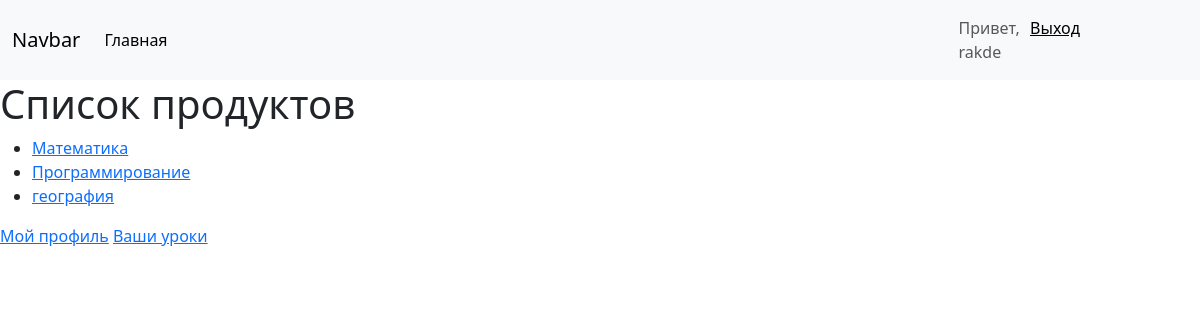
The app's page / (signed in) with its own data.
### products/models.py (models this page shows, shortened)
class Product(models.Model):
    owner = models.ForeignKey(User, on_delete=models.CASCADE)
    name = models.CharField(max_length=255)
    class Meta:
        verbose_name = 'Продукт'
        verbose_name_plural = 'Продукты'

### products/views.py (the view)
# urls.py: path('', product_list, name='index'),
def product_list(request):
    products = Product.objects.all()
    context = {'products': products}
    return render(request, 'base.html', context)

### products/templates/base.html (shortened to what this page needs)
{% extends 'index.html' %}
{% block content %}
    <h1>Список продуктов</h1>
    <ul>
        {% for product in products %}
            <li>
                {% if user.is_authenticated %}
                    <a href="{% url 'product_detail' product.id %}">{{ product.name }}</a>
                {% else %}
                    {{ product.name }}
                {% endif %}
            </li>
        {% endfor %}
    </ul>
    {% if user.is_authenticated %}
        <a href="{% url 'user_profile' request.user.id %}">Мой профиль</a>
       <a href="{% url 'profile' %}">Ваши уроки</a>
    {% endif %}
{% endblock %}

### products/templates/navigation.html (shortened to what this page needs)
<nav class="navbar navbar-expand-lg bg-body-tertiary">
  <div class="container-fluid">
    <a class="navbar-brand" href="#">Navbar</a>
    <div class="collapse navbar-collapse" id="navbarNav">
      <ul class="navbar-nav">
        <li class="nav-item">
          <a class="nav-link active" aria-current="page" href="{% url 'index' %}">Главная</a>
        </li>
      </ul>
    </div>
  </div>
  <span class="navbar-text" style="margin-right: 100px; display: flex;">
    {% if request.user.is_authenticated %}
    <span class="auth" style="margin-right: 20px; display: flex;">
    Привет, {{ user.username }}  <a href="{% url 'Logout' %}">Выход</a>
    </span>
    {% else %}
    <a href="{% url 'Register' %}">Регистрация</a> || <a href="{% url 'Login' %}">Логин</a>
    <hr>
    {% endif %}
  </span>
</nav>

### records on screen
Product: name "Математика"
Product: name "Программирование"
Product: name "география"

### other values on screen
{{ user.username }} "rakde"
